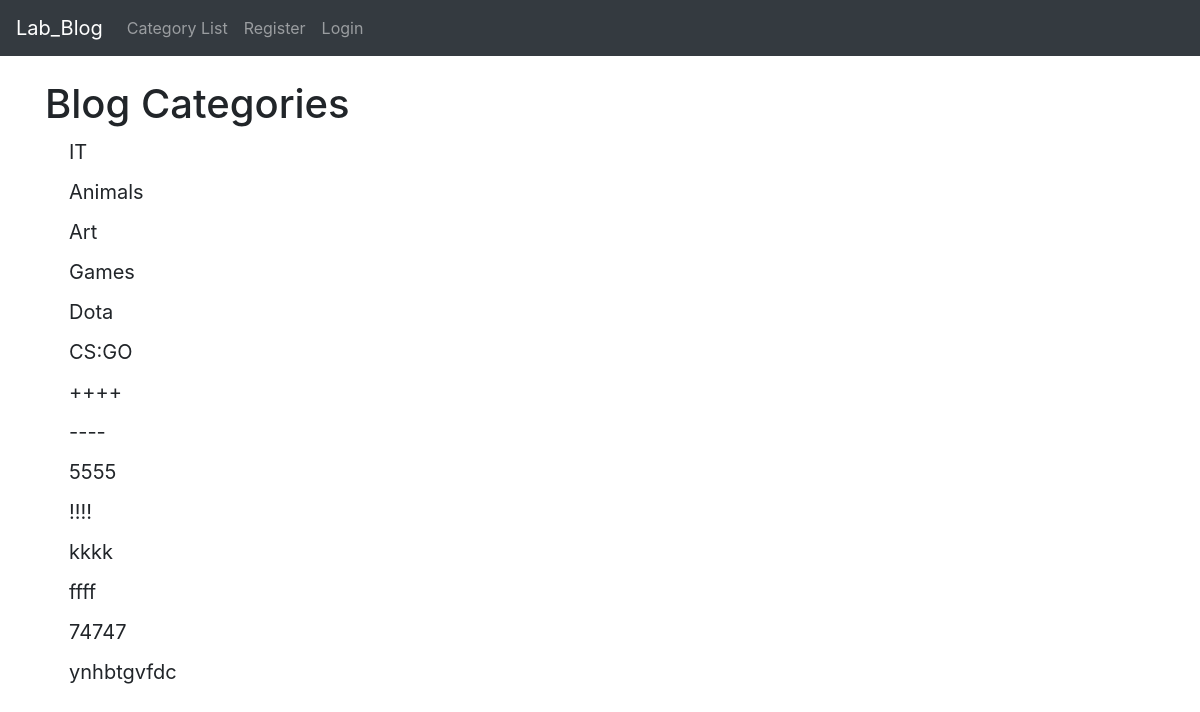
Page /category_list/ on the earlier database version.
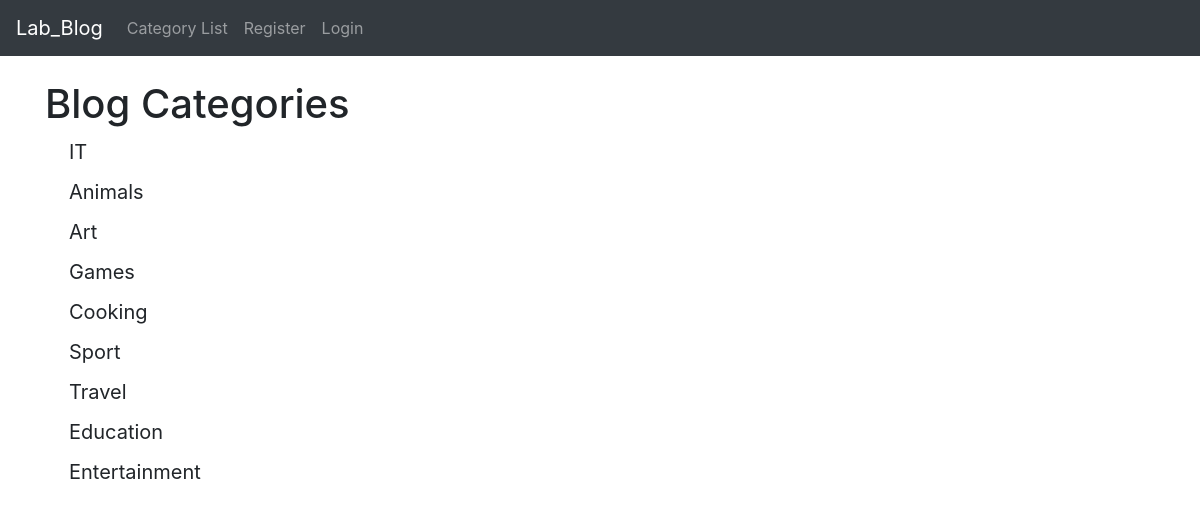
Same page on the later database version.
### the_blog/models.py (models this page shows, shortened)
class Category(models.Model):
    name = models.CharField(max_length = 255)
    def __str__(self):
        return self.name

### the_blog/views.py (the view)
# urls.py: path('category_list/', CategoryListView, name = 'category-list'),
def CategoryListView(request):
    categ_menu_list = Category.objects.all()
    return render(request, 'category_list.html', {'categ_menu_list': categ_menu_list})

### the_blog/templates/category_list.html (shortened to what this page needs)
{% extends 'base.html' %}
{% block content %}
<h1>
    Blog Categories
</h1>
{% for item in categ_menu_list %}
<h5><a class="dropdown-item" href="{% url 'category' item %}">{{ item }}</a></h5>
{% endfor %}
{% endblock %}

### the_blog/templates/base.html (shortened to what this page needs)
<!doctype html>
<html lang="en">
  <head>
    <link rel="stylesheet" href="https://cdn.jsdelivr.net/npm/bootstrap@4.6.2/dist/css/bootstrap.min.css">
  </head>
  <body>
    <nav class="navbar navbar-expand-lg navbar-dark bg-dark">
      <a class="navbar-brand" href="{% url 'home' %}">Lab_Blog</a>
      <div class="collapse navbar-collapse" id="navbarSupportedContent">
        <ul class="navbar-nav mr-auto">
          {% if categ_menu %}
          <li class="nav-item dropdown">
            <a class="nav-link dropdown-toggle" href="#" role="button" data-toggle="dropdown" aria-expanded="false">
              Categories
            </a>
            <div class="dropdown-menu" aria-labelledby = "navbarDropdown">
              {% for item in categ_menu %}
              <a class="dropdown-item" href="{% url 'category' item %}">{{ item }}</a>
              {% endfor %}
            </div>
          </li>
          {% else %}
          <li class="nav-item">
            <a class="nav-link" href="{% url 'category-list' %}">Category List</a>
          </li>
          {% endif %}
          {% if user.is_authenticated %}
            <li class="nav-item">
              <a class="nav-link" href="{% url 'add_post' %}">Add Post</a>
            </li>
            <li class="nav-item">
              <a class="nav-link" href="{% url 'add_category' %}">Add Category</a>
            </li>
            <li class="nav-item">
              <a class="nav-link" href="{% url 'logout' %}">Logout</a>
            </li>
            <li class="nav-item dropdown">
              <a class="nav-link dropdown-toggle" href="#" role="button" data-toggle="dropdown" aria-expanded="false">
                Profile
              </a>
              <div class="dropdown-menu">
                <a class="dropdown-item" href="{% url 'edit_profile' %}">Edit Settings</a>
                {% if user.profile.id %}
                  <a class="dropdown-item" href="{% url 'edit_profile_page' user.profile.id %}">Edit Profile</a>
                  <a class="dropdown-item" href="{% url 'show_profile_page' user.profile.id %}">Show Profile</a>
                {% else %}
                <a class="dropdown-item" href="{% url 'create_profile_page' %}">Create Profile</a>
                {% endif %}
              </div>
            </li>
          {% else %}
            <li class="nav-item">
              <a class="nav-link" href="{% url 'register' %}">Register</a>
            </li>
            <li class="nav-item">
              <a class="nav-link" href="{% url 'login' %}">Login</a>
            </li>
          {% endif %}
        </ul>
      </div>
    </nav>
    <br/>
    <div class = "container">
    {% block content %}
    {% endblock %}
    </div>
  </body>
</html>

Differences in the rows shown:
removed Category: name "Dota"
removed Category: name "CS:GO"
removed Category: name "++++"
removed Category: name "----"
removed Category: name "5555"
removed Category: name "!!!!"
removed Category: name "kkkk"
removed Category: name "ffff"
removed Category: name "74747"
removed Category: name "ynhbtgvfdc"
added Category: name "Cooking"
added Category: name "Sport"
added Category: name "Travel"
added Category: name "Education"
added Category: name "Entertainment"
